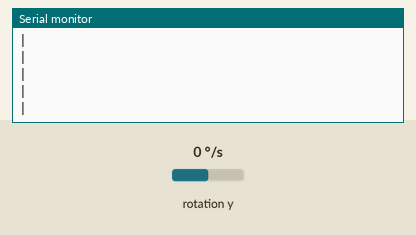
Bench run of a sketch on a simulated Arduino Uno, built with avr-gcc and run on an emulated ATmega328P. Parts: the last lines printed to the serial monitor. The test bench sets the inputs (shaded band); at power-on: rotation y 0 °/s.

Above: at 1.6 s.
1.7 s: rotation y set to -192 °/s
At 1.75 s:
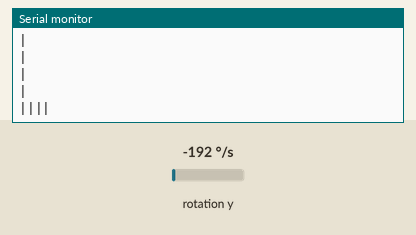
3.3 s: rotation y set to -100 °/s
At 3.36 s:
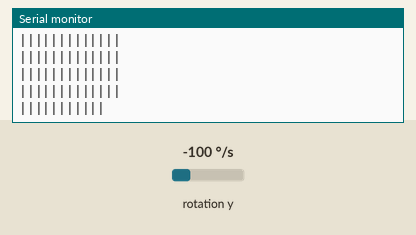
5.0 s: rotation y set to 0 °/s
At 5.06 s:
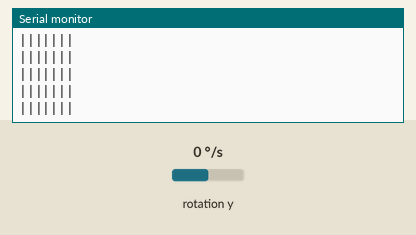

The sketch:

GyroTest_WithLibrary.ino
```cpp
#include <MPU6050.h>
#include <I2Cdev.h>
#include <Wire.h>


//Vcc - 5V (Possibly 3.3V)
//GND - GND
//SCL - A5
//SDA - A4
//ADO - GND
//INT - D2


const int MPU_addr=0x68;  // I2C address of the MPU-6050
                          // 0x68 if AD0 is HIGH
                          // 0X69 if AD0 is LOW

const int MESSAGES_PER_SECOND = 10;
const uint8_t GYRO_RANGE = 3; //From 0 (+-250 degrees/sec) to 3 (+-2000 degrees/sec)
const int BUFFERSIZE = 4; //Used for smoothing values by averaging
const int THRESHOLD = BUFFERSIZE; //Threshold for noise gate

int16_t rotBuffer[BUFFERSIZE];
int bufferPos;
MPU6050 gyro;

void setup(){
  Wire.begin();
  Serial.begin(9600);
  Serial.print("Initializing gyro... ");
  gyro.initialize();
  Serial.println("Successful");
  Serial.print("Testing gyro connections... ");
  Serial.println(gyro.testConnection() ? "Connection test successful" : "Connection test failed. That's fine. Probably.");
  gyro.setFullScaleGyroRange(GYRO_RANGE);

  Serial.println("Filling buffer...");
  for(int i = 0; i < BUFFERSIZE; i++){
    rotBuffer[i] = getRotation();
    delay(1000/MESSAGES_PER_SECOND);
  }
  bufferPos = 0;
}
void loop(){
  int rot = getRotation();
  if(abs(rot) < THRESHOLD){
    rot = 0;
  }
  rotBuffer[bufferPos] = rot;
  bufferPos = (bufferPos+1)%BUFFERSIZE;

  //Calculate smoothedRot by averaging buffer values.
  int smoothedRot;
  for(int i = 0; i < BUFFERSIZE; i++){
    smoothedRot += rotBuffer[i];
  }
  smoothedRot /= BUFFERSIZE;

//  for(int i = 0; i < abs(smoothedRot); i++){
//    Serial.print("|");
//  }
  Serial.print("|");
  for(int i = 0; i < abs(smoothedRot); i++){
    Serial.print("|");
  }
  Serial.println();
  delay(1000/MESSAGES_PER_SECOND);
}

int getRotation(){
  int ret = (int)gyro.getRotationY()/256;
  return ret;
}
```

Measured:
- after the input at 1.7 s, the serial monitor: prints a new line after 0.05 s (image 1)
- after the input at 3.3 s, the serial monitor: prints a new line after 0.05 s (image 2)
